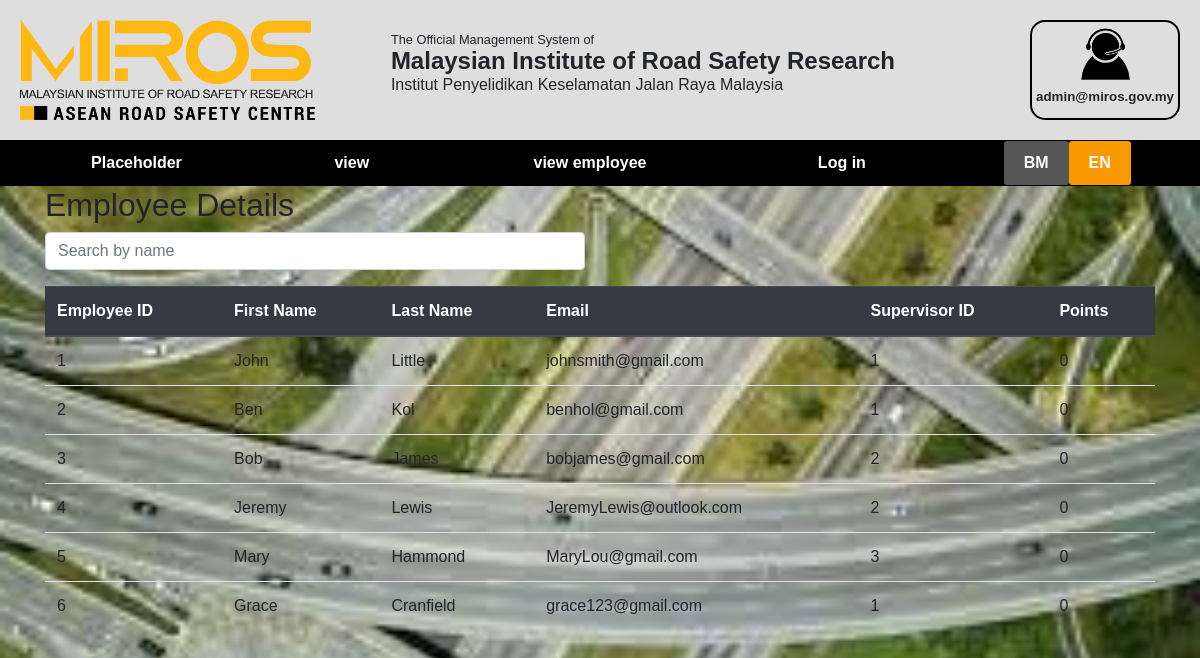
/php/view_employees.php, run on the app's committed database.
### tables this page shows
CREATE TABLE IF NOT EXISTS `research_officer` (
  `officerID` INT NOT NULL AUTO_INCREMENT,
  `first_name` VARCHAR(45) NOT NULL,
  `middle_name` VARCHAR(45) NULL,
  `last_name` VARCHAR(45) NOT NULL,
  `password` VARCHAR(45) NOT NULL,
  `email` VARCHAR(45) NULL,
  `supervisorID` INT NULL,
  `points` INT NULL,
  PRIMARY KEY (`officerID`),
  CONSTRAINT `supervisorID`
    FOREIGN KEY (`supervisorID`)
    REFERENCES `supervisor` (`supervisorID`)
    ON DELETE CASCADE
    ON UPDATE CASCADE);

### php/view_employees.php (the view, shortened to what this page needs)
<?php
include("NavBar.php");
?>
<!DOCTYPE html>
<html lang="en">
<head>
    <link rel="stylesheet" href="https://maxcdn.bootstrapcdn.com/bootstrap/4.5.2/css/bootstrap.min.css">
</head>
<body>
<div class="container">
    <h2>Employee Details</h2>
    <div class="row mb-3">
        <div class="col-md-6">
            <input type="text" class="form-control" id="searchInput" placeholder="Search by name">
        </div>
    </div>
    <table class="table">
        <thead class="thead-dark">
            <tr>
                <th>Employee ID</th>
                <th>First Name</th>
                <th>Last Name</th>
                <th>Email</th>
                <th>Supervisor ID</th>
                <th>Points</th>
            </tr>
        </thead>
        <tbody id="tableBody">
            <?php
            include 'db_conn.php';
            $sql = "SELECT officerID, first_name, last_name, email, supervisorID, points FROM research_officer";
            $result = $conn->query($sql);
            if ($result->num_rows > 0) {
                while($row = $result->fetch_assoc()) {
                    echo "<tr><td>".$row["officerID"]."</td><td>".$row["first_name"]."</td><td>".$row["last_name"]."</td><td>".$row["email"]."</td><td>".$row["supervisorID"]."</td><td>".$row["points"]."</td></tr>";
                }
            } else {
                echo "<tr><td colspan='6'>No results found</td></tr>";
            }
            ?>
        </tbody>
    </table>
</div>
</body>
</html>

### php/navbar.php (shortened to what this page needs)
<!DOCTYPE html>
<head>
    <link rel='stylesheet' href='../css/style.css' />
</head>
<body>
    <header>
        <div>
            <table class="grey-bg">
                <tr>
                    <td class="padding">
                       <a href="index.php"><img alt="MIROS logo" src="../img/MIROS_logo.png" height="100"></a>
                    </td>
                    <td>
                        <p><small>The Official Management System of</small></p>
                        <h1 class="margin-top-20 bold">Malaysian Institute of Road Safety Research</h1>
                        <p class="margin-top-10">Institut Penyelidikan Keselamatan Jalan Raya Malaysia</p>
                    </td>
                    <td class="padding">
                        <div class="box right-align">
                            <img alt="Admin" src="../img/contact_admin.png" height="65">
                            <p class="bold small-text">admin@miros.gov.my</p>
                        </div>
                    </td>
                </tr>
            </table>
            <table class="black-bg">
                <tr class="centre">
                    <td>
                        <button class="header-text bold">Placeholder</button>
                    </td>
                    <td>
                        <a href="view.php"><button class="header-text bold">view</button></a>
                    </td>
                    <td>
                        <a href="view_employees.php"><button class="header-text bold">view employee</button></a>
                    <td>
                        <a href="login.php"><button class="header-text bold">Log in</button></a>
                    </td>
                    <td>
                        <div>
                        <button class="header-text bold dark-grey-bg">BM</button><button class="header-text bold active">EN</button>
</div>
                    </td>
                </tr>
            </table>
        </div>
    </header>
</body>

### css/style.css (style rules this page uses)
* { font-family:Helvetica; }
header table { width:100vw; }
header h1 { font-size:x-large; }
.grey-bg { background-color: RGB(222,222,222); }
.black-bg { background-color: black; }
.centre { text-align:center; }
.right-align { display: block; margin-left: auto; }
.padding { padding:20px; }
.margin-top-10 { margin-top:-10px; }
.margin-top-20 { margin-top:-20px; }
.bold { font-weight:bold; }
.small-text { font-size:smaller; }
.box { width: 150px; height: 100px; border: 2px solid black; text-align: center; border-radius: 15px; }
.header-text { color:white; background-color: black; border: none; border-radius:3px; padding:10px; padding-inline:20px; }
.active { background-color: rgb(251,153,2); }
.dark-grey-bg { background-color: rgb(86, 86, 86); }
body { background: url('background.jpg') no-repeat center center fixed; background-size: cover; }

### data on the page
research_officer: officerID "1", first_name "John", last_name "Little", email "johnsmith@gmail.com", supervisorID "1", points "0"
research_officer: officerID "2", first_name "Ben", last_name "Kol", email "benhol@gmail.com", supervisorID "1", points "0"
research_officer: officerID "3", first_name "Bob", last_name "James", email "bobjames@gmail.com", supervisorID "2", points "0"
research_officer: officerID "4", first_name "Jeremy", last_name "Lewis", email "JeremyLewis@outlook.com", supervisorID "2", points "0"
research_officer: officerID "5", first_name "Mary", last_name "Hammond", email "MaryLou@gmail.com", supervisorID "3", points "0"
research_officer: officerID "6", first_name "Grace", last_name "Cranfield", email "grace123@gmail.com", supervisorID "1", points "0"
